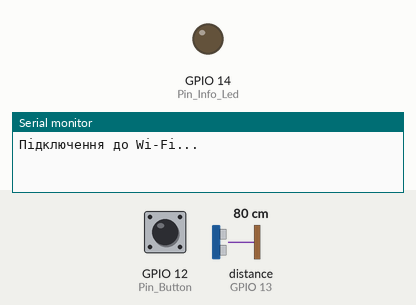
Bench run of a sketch on a simulated ESP8266 (NodeMCU). Parts: output pins drawn as LEDs (lit = HIGH), the last lines printed to the serial monitor. Wiring (inferred from the names in the program): ultrasonic range finder: trigger GPIO 15; echo GPIO 13. The test bench sets the inputs (shaded band); at power-on: GPIO 12 (Pin_Button) LOW, distance to the obstacle (sensor on GPIO 13) 80 cm. The echo pulse lasts 58.3 µs per cm; WiFi joins after 1.5 s; servers stay silent unless stated; network time is answered at once with the bench clock; pins used as bus, display or sensor lines are not drawn.

Above: at 0.1 s.
At 1.1 s:
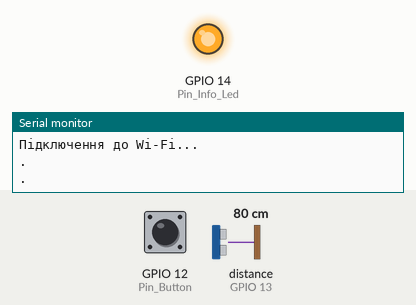
Timing chart, 0 to 5.0 s (numbered marks = the images above):
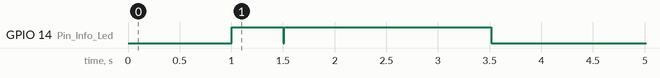

The sketch:

edfgd.ino
```cpp
#include <ESP8266WiFi.h>
#include <Wire.h>
#include <UniversalTelegramBot.h>
#include <WiFiClientSecure.h>
#include <NTPClient.h>
#include <WiFiUdp.h>
#include <time.h>

#define User_WiFi_Name "******"  // In " " enter the name of your WiFi network
#define User_WiFi_Password_to_WiFi "*******" //  In " " enter the password of your WiFi network
#define Pin_Info_Led 14 // Number of the pin to which the information LED is connected
#define Pin_Echo 13 //Number of the pin to which the Echo output of the HC-SR04 detector is connected
#define Pin_Trig 15 //Number of the pin to which the Trig output of the HC-SR04 detector is connected
#define Pin_Button 12 //Pin number to which the button is connected
#define BotToken "***********" // Enter " " bot token in Telegram
#define chat_id  "*******" //chat id number for the Telegram channel

bool init_security_meaning = true;
float security_meamimg;
int  buttonPressedTime = 0;
bool buttonState = false;
bool Change ;
bool currentButtonState ;

bool condition_met = false;
bool condition = true;
int count ; //Лічильник

WiFiClientSecure client;
UniversalTelegramBot bot(BotToken, client);
// Налаштуйте NTP
WiFiUDP ntpUDP;
NTPClient timeClient(ntpUDP, "ua.pool.ntp.org", 10800); //3600 - 1 Година

void setup() {
  Serial.begin(9600);

  WiFi.mode(WIFI_STA);

  WiFi.disconnect();

  pinMode(Pin_Info_Led,OUTPUT);
  pinMode(Pin_Echo,INPUT);
  pinMode(Pin_Trig,OUTPUT);
  pinMode(Pin_Button,INPUT);

  WiFi.begin(User_WiFi_Name, User_WiFi_Password_to_WiFi);
  Serial.println("Підключення до Wi-Fi...");

  while (WiFi.status() != WL_CONNECTED) {
    delay(500);
    Serial.println(".");
    digitalWrite(Pin_Info_Led, Change);
    Change = !Change;
  }
  Serial.println("Підключення до Wi-Fi успішне!");
  digitalWrite(Pin_Info_Led, false);
  client.setInsecure();
  timeClient.begin();
  Distance();
  timeClient.update();

}

void loop() {
  Distance();
  if ((currentButtonState = digitalRead(Pin_Button)) == HIGH) {
    if (!buttonState) {
      buttonPressedTime = millis();
      buttonState = true;
    } else {
      unsigned long buttonHoldTime = millis() - buttonPressedTime;
      Serial.println(buttonHoldTime);
      if (buttonHoldTime >= 3000) {
          for (int i = 0 ;i < 8 ;i++){
           digitalWrite(Pin_Info_Led, Change);
           Change = !Change;
           delay(500);
         }
         digitalWrite(Pin_Info_Led, false);
         Serial.println("Режим сну");
         bot.sendMessage(chat_id, "Датчик в режимі сну ");
         ESP.deepSleep(0);
      }
    }
  } else {
    buttonState = false;
}
delay(500);
}

void Distance(){
  digitalWrite(Pin_Trig, LOW);
  delayMicroseconds(2);
  digitalWrite(Pin_Trig, HIGH);
  delayMicroseconds(10);
  digitalWrite(Pin_Trig, LOW);

  long duration = pulseIn(Pin_Echo, HIGH);
  float distance = duration * 0.034 / 2; // Обчислення відстані
  Serial.print("Distance = ");
  Serial.print(distance);
  Serial.println("cm");

  if(init_security_meaning)
  {
  security_meamimg  = distance ;
  for(int h = 0 ;h<2;h++)
  {
    digitalWrite(Pin_Info_Led, Change);
    Change = !Change;
    delay(2000);
  }
  init_security_meaning = false;
  bot.sendMessage(chat_id, "Проініціалізовано відстані з сенсора до дверей ");
  }else{

   if(distance > (security_meamimg + 0.60)){
      if (condition_met && count == 3) {
       timeClient.update();

       time_t timestamp = timeClient.getEpochTime();
       struct tm* timeinfo = localtime(&timestamp);
       char timeString[25];
       strftime(timeString, 25, "%Y-%m-%d %H:%M:%S", timeinfo);
       bot.sendMessage(chat_id, timeString);
       bot.sendMessage(chat_id, "Зафіксовано відчинення дверей ");
       count = 0;
       condition_met = false;
        }
        count = (condition) ? count + 1 : 0;
        condition_met = (count == 3) ? true : false;
   }
  }

}
```
